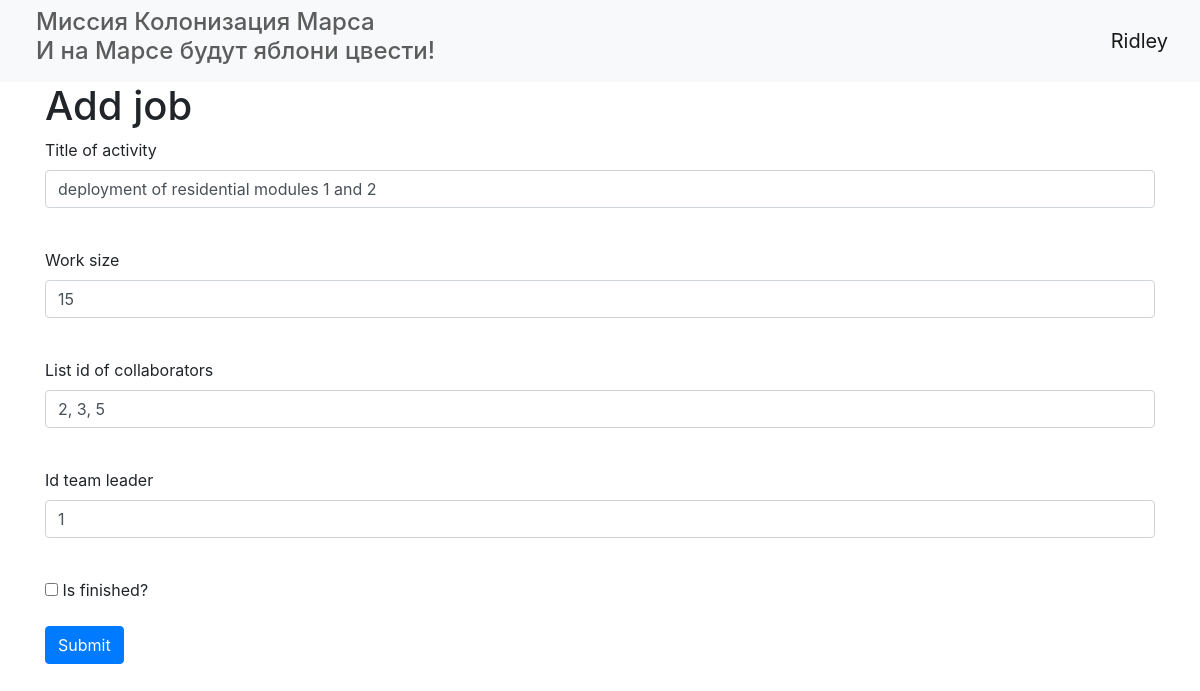
The page /edit_jobs/1 (signed in) on the database its author committed.
### data/users.py (models this page shows, shortened)
class User(SqlAlchemyBase, UserMixin):
    __tablename__ = 'users'
    id = sqlalchemy.Column(sqlalchemy.Integer, primary_key=True, autoincrement=True)
    surname = sqlalchemy.Column(sqlalchemy.String, nullable=True)
    name = sqlalchemy.Column(sqlalchemy.String)
    age = sqlalchemy.Column(sqlalchemy.Integer, nullable=True)
    position = sqlalchemy.Column(sqlalchemy.String, nullable=True)
    speciality = sqlalchemy.Column(sqlalchemy.String, nullable=True)
    address = sqlalchemy.Column(sqlalchemy.String, nullable=True)
    email = sqlalchemy.Column(sqlalchemy.String, index=True, unique=True, nullable=True)
    hashed_password = sqlalchemy.Column(sqlalchemy.String, nullable=True)
    modified_date = sqlalchemy.Column(sqlalchemy.DateTime, default=datetime.datetime.now)
    jobs = orm.relation("Jobs", back_populates='user')

### data/jobs.py (models this page shows)
class Jobs(SqlAlchemyBase):
    __tablename__ = 'job'
    id = sqlalchemy.Column(sqlalchemy.Integer, primary_key=True, autoincrement=True)
    team_leader = sqlalchemy.Column(sqlalchemy.Integer,
                                    sqlalchemy.ForeignKey("users.id"))
    job = sqlalchemy.Column(sqlalchemy.Text)
    work_size = sqlalchemy.Column(sqlalchemy.Integer, nullable=True)
    collaborators = sqlalchemy.Column(sqlalchemy.String, nullable=True)
    start_date = sqlalchemy.Column(sqlalchemy.DateTime, nullable=True)
    end_date = sqlalchemy.Column(sqlalchemy.DateTime, nullable=True)
    is_finished = sqlalchemy.Column(sqlalchemy.Boolean, nullable=True)
    user = orm.relation("User")

### main.py (the view, shortened to what this page needs)
@app.route('/edit_jobs/<int:id>', methods=['GET', 'POST'])
@login_required
def edit_jobs(id):
    form = JobsForm()
    if request.method == "GET":
        session = db_session.create_session()
        jobs = session.query(Jobs).filter(Jobs.id == id).first()
        if jobs:
            jobs = session.query(Jobs).filter(Jobs.id == id,
                                              ((Jobs.user == current_user) | (current_user.id == 1))).first()
            if jobs:
                form.title.data = jobs.job
                form.team_leader.data = jobs.team_leader
                form.work_size.data = jobs.work_size
                form.collaborators.data = jobs.collaborators
                form.is_finished.data = jobs.is_finished
            else:
                return "Вы не капитан и не создатель, значит не имеете доступ к работе"
        else:
            abort(404)
    return render_template('job.html', title='Редактирование работы', form=form)

### jobform.py
class JobsForm(FlaskForm):
    title = StringField("Title of activity", validators=[DataRequired()])
    team_leader = IntegerField("Id team leader", validators=[DataRequired()])
    work_size = IntegerField("Work size", validators=[DataRequired()])
    collaborators = StringField("List id of collaborators", validators=[DataRequired()])
    is_finished = BooleanField("Is finished?")
    submit = SubmitField('Submit')

### data/db_session.py (called while the page is built)
def create_session() -> Session:
    global __factory
    return __factory()

### main.py (called while the page is built)
@login_manager.user_loader
def load_user(user_id):
    session = db_session.create_session()
    return session.query(User).get(user_id)

### templates/job.html (shortened to what this page needs)
{% extends "base.html" %}
{% block content %}
    <h1>Add job</h1>
    <form action="" method="post">
        <p>
            {{ form.title.label }}<br>
            {{ form.title(class="form-control") }}<br>
        </p>
        <p>
            {{ form.work_size.label }}<br>
            {{ form.work_size(class="form-control") }}<br>
        </p>
        <p>
            {{ form.collaborators.label }}<br>
            {{ form.collaborators(class="form-control") }}<br>
        </p>
        <p>
            {{ form.team_leader.label }}<br>
            {{ form.team_leader(class="form-control") }}<br>
        </p>
        <p>{{ form.is_finished() }} {{ form.is_finished.label }}</p>
        <p>{{ form.submit(type="submit", class="btn btn-primary") }}</p>
    </form>
{% endblock %}

### templates/base.html (shortened to what this page needs)
<!doctype html>
<html lang="en">
<head>
    <link rel="stylesheet"
          href="https://stackpath.bootstrapcdn.com/bootstrap/4.4.1/css/bootstrap.min.css"
>
    <link rel="stylesheet" type="text/css" href="/static/css/style.css" />
</head>
<body>
<header>
    <nav class="navbar navbar-light bg-light">
        <h4 class="style">Миссия Колонизация Марса
            <br>И на Марсе будут яблони цвести!</h4>
        {% if current_user.is_authenticated %}
            <a class="navbar-brand" href="/logout">{{ current_user.name }}</a>
        {% else %}
            <p>
                <a class="btn btn-danger" href="/register">Зарегистрироваться</a>
                <a class="btn btn-info" href="/login">Войти</a>
            </p>
        {% endif %}
    </nav>
</header>
<main role="main" class="container">
    {% block content %}{% endblock %}
</main>
</body>
</html>

### static/css/style.css (style rules this page uses)
.style { padding-left: 20px; color: #5c5c5c; }

### rows shown on the page
User: name "Ridley"
Jobs: work_size "15", collaborators "2, 3, 5", team_leader "1"
